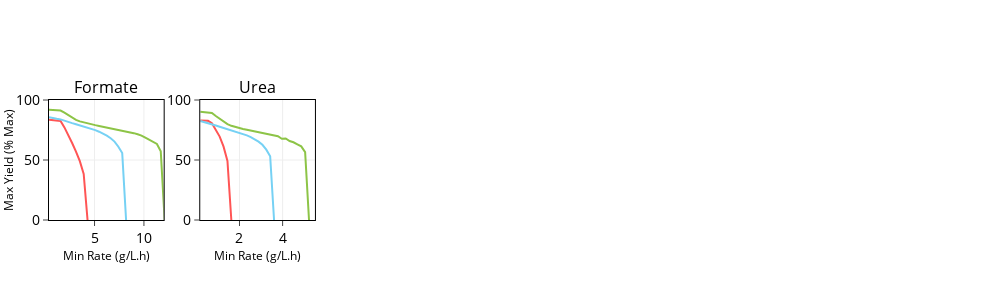
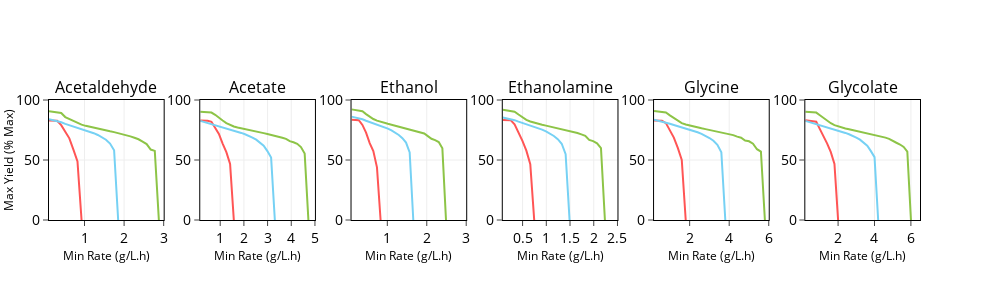
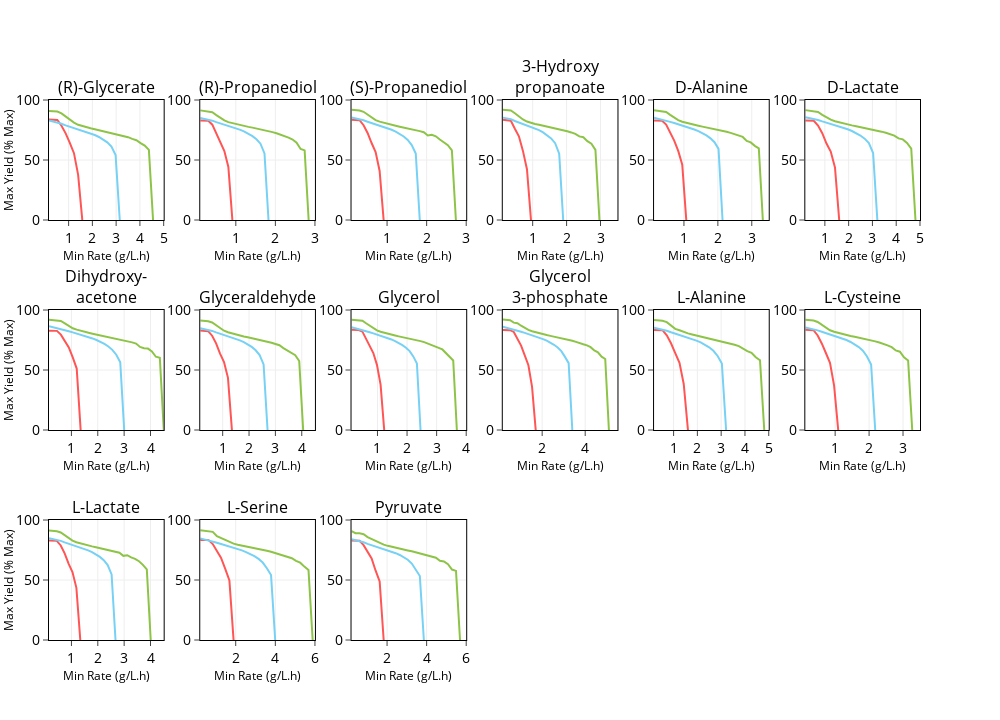
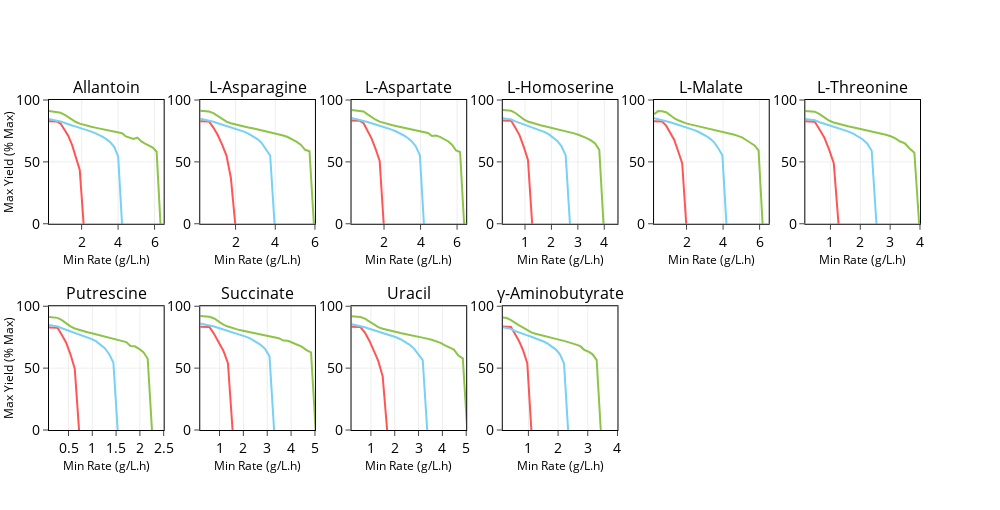

The cell these charts' notebook holds for them, in order:
### Code cell
for k,carbon_number in enumerate(sorted(set(metabolite_df.number.values))):
    print("No. of carbons: ", carbon_number)
    metabolite_list = metabolite_df[metabolite_df.number==carbon_number].sort_values(by='names').index
    num_rows = int(len(metabolite_list)/6-0.1)+1
    titles = [metabolite_names_dict[metabolite] for metabolite in metabolite_list]
    fig = subplots.make_subplots(rows=num_rows, cols=6, subplot_titles=titles,print_grid=False, horizontal_spacing=0.042)
    for i,product in enumerate(metabolite_list):

        fig.add_trace(go.Scatter(x=results_dict[product]['constraints_productivity'][1::], 
                                    y=results_dict[product]['ts_best_yields'][1::],
                                    name='Optimized Two Stage',
                                    legendgroup='ts_best', line={'color': '#8DC447'},
                                    showlegend=False), row=int(i/6)+1, col=int(i%6)+1)

        fig.add_trace(go.Scatter(x=results_dict[product]['constraints_productivity'][1::], 
                                    y=results_dict[product]['ts_sub_yields'][1::],
                                    name='Traditional Two Stage',
                                    legendgroup='ts_sub', line={'color': '#FF5555'},
                                    showlegend=False), row=int(i/6)+1, col=int(i%6)+1)

        fig.add_trace(go.Scatter(x=results_dict[product]['constraints_productivity'][1::], 
                                    y=results_dict[product]['os_best_yields'][1::],
                                    name='Best One Stage',
                                    legendgroup='os_best', line={'color': '#76D1F4'},
                                    showlegend=False), row=int(i/6)+1, col=int(i%6)+1)



        fig.update_xaxes(range=[results_dict[product]['constraints_productivity'][1],
                                int((max(results_dict[product]['ts_best_productivities'])+0.3)*2)/2+0.5],
                         row=int(i/6)+1, col=int(i%6)+1)

        if i%6==0:
            fig.update_yaxes(showline=True, linewidth=1, linecolor='black', mirror=True, zeroline=False,
                             title_text='Max Yield (% Max)',
                             title_font=dict(size=12, color='black'),
                             title_standoff=0,
                             automargin=True, row=int(i/6)+1, col=int(i%6)+1)

    fig.update_xaxes(showline=True, linewidth=1, linecolor='black', mirror=True, zeroline=False,
                     title_text='Min Rate (g/L.h)',
                     title_font=dict(size=12, color='black'),
                     tickfont=dict(size=14, color='black'),
                     title_standoff=0,
                     automargin=True,
                     ticks='outside',
                     nticks=5)
    fig.update_yaxes(showline=True, linewidth=1, linecolor='black', mirror=True, zeroline=False,
                     tickangle=0,
                     ticks='outside',
                     range=[0,100],
                     tickfont=dict(size=14, color='black'))
    fig.update_layout(width=1000,
                      height=90+210*num_rows,
                      margin={'l':8})
    fig.update_annotations(dict(font=dict(size=16, color='black')))

    plot(fig)
    if not os.path.exists('images'):
        os.mkdir('images')
    #pio.write_image(fig, 'images/productivity_constrained_yield_objective_C_'+str(k+1)+'.svg')
